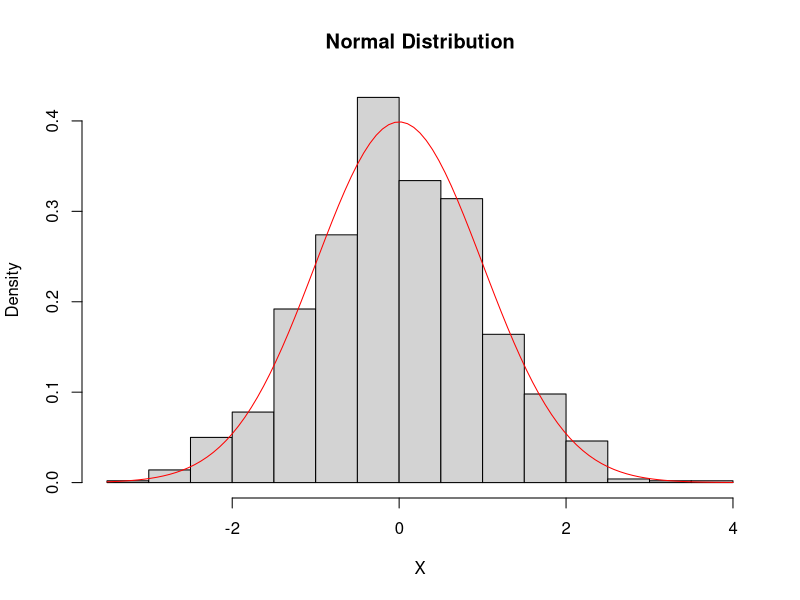
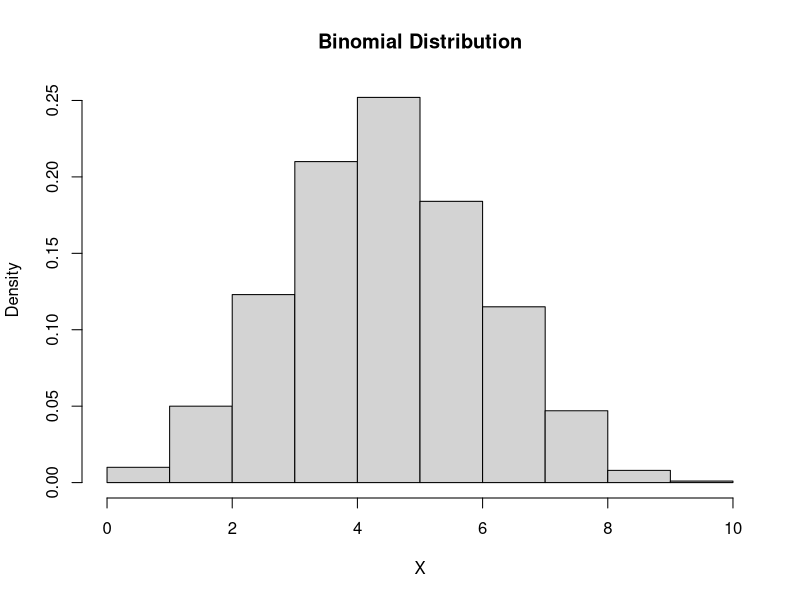
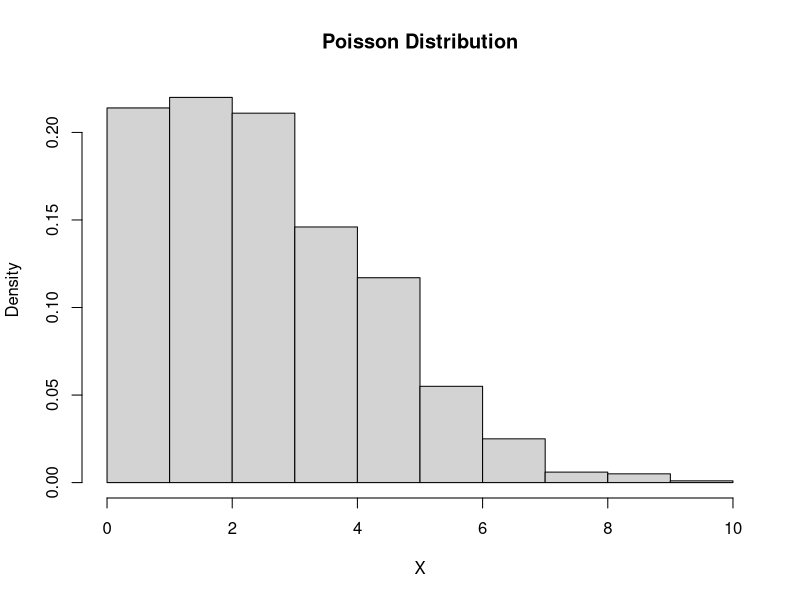

Here is the R script that generated these plots, in order:
# Probability Distributions in R

set.seed(1)


x_norm <- rnorm(1000, mean = 0, sd = 1)

hist(x_norm, probability = TRUE,
     main = "Normal Distribution",
     xlab = "X")
curve(dnorm(x, 0, 1), add = TRUE, col = "red")

print(pnorm(1, 0, 1))          # P(X ≤ 1)
print(1 - pnorm(1, 0, 1))      # P(X > 1)

dev.new()

### BINOMIAL DISTRIBUTION
x_bin <- rbinom(1000, size = 10, prob = 0.5)

hist(x_bin, probability = TRUE,
     main = "Binomial Distribution",
     xlab = "X")

print(dbinom(5, 10, 0.5))      # P(X = 5)
print(pbinom(5, 10, 0.5))      # P(X ≤ 5)

dev.new()

### POISSON DISTRIBUTION
x_pois <- rpois(1000, lambda = 3)

hist(x_pois, probability = TRUE,
     main = "Poisson Distribution",
     xlab = "X")

print(dpois(2, 3))             # P(X = 2)
print(ppois(2, 3))             # P(X ≤ 2)
